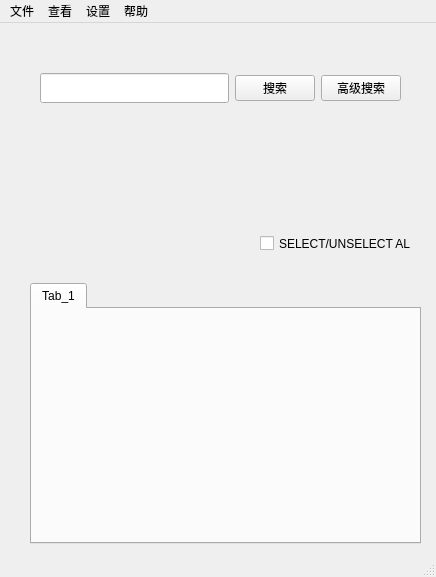
<?xml version="1.0" encoding="UTF-8"?>
<ui version="4.0">
 <class>MainWindow</class>
 <widget class="QMainWindow" name="MainWindow">
  <property name="geometry">
   <rect>
    <x>0</x>
    <y>0</y>
    <width>436</width>
    <height>577</height>
   </rect>
  </property>
  <property name="sizePolicy">
   <sizepolicy hsizetype="Fixed" vsizetype="Fixed">
    <horstretch>0</horstretch>
    <verstretch>0</verstretch>
   </sizepolicy>
  </property>
  <property name="windowTitle">
   <string>MainWindow</string>
  </property>
  <widget class="QWidget" name="centralwidget">
   <widget class="QWidget" name="horizontalLayoutWidget">
    <property name="geometry">
     <rect>
      <x>40</x>
      <y>30</y>
      <width>361</width>
      <height>71</height>
     </rect>
    </property>
    <layout class="QHBoxLayout" name="Layout_Search">
     <item>
      <widget class="QLineEdit" name="SearchText">
       <property name="minimumSize">
        <size>
         <width>0</width>
         <height>30</height>
        </size>
       </property>
      </widget>
     </item>
     <item>
      <widget class="QPushButton" name="SearchButton">
       <property name="text">
        <string>搜索</string>
       </property>
      </widget>
     </item>
     <item>
      <widget class="QPushButton" name="AdvancedSearchButton">
       <property name="text">
        <string>高级搜索</string>
       </property>
      </widget>
     </item>
    </layout>
   </widget>
   <widget class="QCheckBox" name="checkBox_selcetAll">
    <property name="geometry">
     <rect>
      <x>260</x>
      <y>210</y>
      <width>151</width>
      <height>21</height>
     </rect>
    </property>
    <property name="text">
     <string>SELECT/UNSELECT ALL</string>
    </property>
   </widget>
   <widget class="QWidget" name="gridLayoutWidget">
    <property name="geometry">
     <rect>
      <x>30</x>
      <y>110</y>
      <width>381</width>
      <height>91</height>
     </rect>
    </property>
    <layout class="QGridLayout" name="Layout_Items"/>
   </widget>
   <widget class="QTabWidget" name="tabWidget_result">
    <property name="geometry">
     <rect>
      <x>30</x>
      <y>260</y>
      <width>391</width>
      <height>261</height>
     </rect>
    </property>
    <property name="currentIndex">
     <number>0</number>
    </property>
    <widget class="QWidget" name="tab_1">
     <attribute name="title">
      <string>Tab_1</string>
     </attribute>
    </widget>
   </widget>
  </widget>
  <widget class="QMenuBar" name="menubar">
   <property name="geometry">
    <rect>
     <x>0</x>
     <y>0</y>
     <width>436</width>
     <height>23</height>
    </rect>
   </property>
   <widget class="QMenu" name="menu_file">
    <property name="title">
     <string>文件</string>
    </property>
    <addaction name="separator"/>
    <addaction name="New"/>
    <addaction name="Open"/>
    <addaction name="Save"/>
    <addaction name="SaveAs"/>
    <addaction name="Close"/>
    <addaction name="Quit"/>
   </widget>
   <widget class="QMenu" name="menu_view">
    <property name="title">
     <string>查看</string>
    </property>
    <addaction name="importItems"/>
    <addaction name="loadIndex"/>
    <addaction name="saveIndex"/>
   </widget>
   <widget class="QMenu" name="menu_settings">
    <property name="title">
     <string>设置</string>
    </property>
    <addaction name="preference"/>
    <addaction name="language"/>
   </widget>
   <widget class="QMenu" name="menu_help">
    <property name="title">
     <string>帮助</string>
    </property>
    <addaction name="instructions"/>
    <addaction name="info"/>
   </widget>
   <addaction name="menu_file"/>
   <addaction name="menu_view"/>
   <addaction name="menu_settings"/>
   <addaction name="menu_help"/>
  </widget>
  <widget class="QStatusBar" name="statusbar"/>
  <action name="Open">
   <property name="text">
    <string>打开</string>
   </property>
  </action>
  <action name="Save">
   <property name="text">
    <string>保存</string>
   </property>
  </action>
  <action name="SaveAs">
   <property name="text">
    <string>另存为</string>
   </property>
  </action>
  <action name="Close">
   <property name="text">
    <string>关闭</string>
   </property>
  </action>
  <action name="Quit">
   <property name="text">
    <string>退出</string>
   </property>
  </action>
  <action name="preference">
   <property name="text">
    <string>首选项</string>
   </property>
  </action>
  <action name="language">
   <property name="text">
    <string>语言</string>
   </property>
  </action>
  <action name="instructions">
   <property name="text">
    <string>使用说明</string>
   </property>
  </action>
  <action name="info">
   <property name="text">
    <string>关于</string>
   </property>
  </action>
  <action name="New">
   <property name="text">
    <string>新建</string>
   </property>
  </action>
  <action name="importItems">
   <property name="text">
    <string>添加文件至索引</string>
   </property>
  </action>
  <action name="loadIndex">
   <property name="text">
    <string>导入索引文件</string>
   </property>
  </action>
  <action name="saveIndex">
   <property name="text">
    <string>保存索引文件</string>
   </property>
  </action>
 </widget>
 <resources/>
 <connections/>
</ui>
